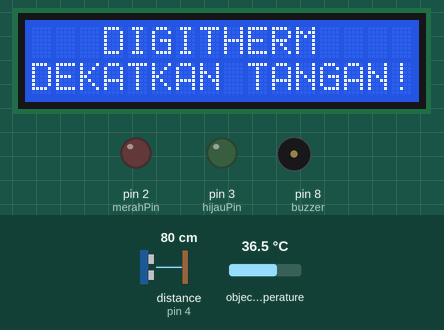
A sketch run on a simulated Arduino Uno, built with avr-gcc and run on an emulated ATmega328P. Parts: 16×2 character LCD, output pins drawn as LEDs (lit = HIGH), buzzer (waves = sounding, pin HIGH). Wiring (inferred from the names in the program): ultrasonic range finder: trigger pin 5; echo pin 4. Dashed ring = blinking. Inputs (shaded band) come from the test bench; at power-on: object temperature 36.5 °C, distance to the obstacle (sensor on pin 4) 80 cm. The echo pulse lasts 58.3 µs per cm; pins used as bus, display or sensor lines are not drawn; what the sketch prints to the serial monitor is not drawn.

Above: at 1.2 s.
1.3 s: object temperature set to 37.3 °C
At 1.95 s:
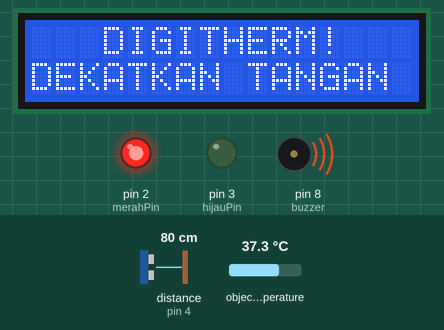
3.5 s: distance to the obstacle (sensor on pin 4) set to 8 cm
5.0 s: distance to the obstacle (sensor on pin 4) set to 5 cm
At 6.0 s:
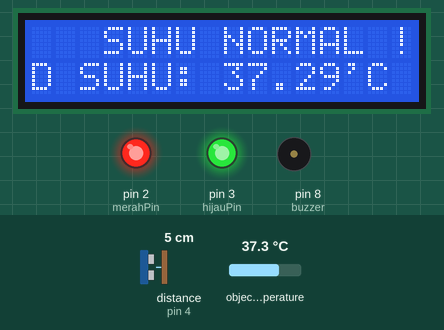
8.0 s: distance to the obstacle (sensor on pin 4) set to 9 cm
At 8.52 s:
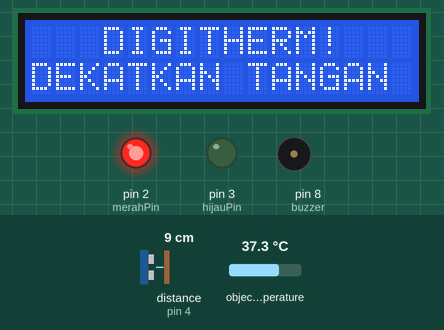
11.0 s: distance to the obstacle (sensor on pin 4) set to 2 cm
At 13.3 s:
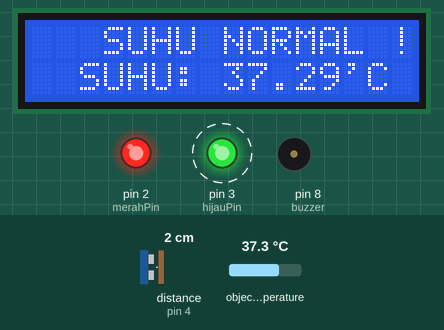
14.0 s: distance to the obstacle (sensor on pin 4) set to 250 cm
At 14.17 s:
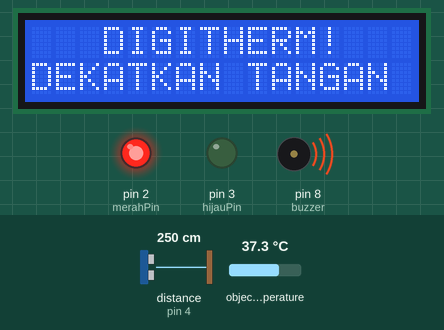
Timing chart, 0 to 18.0 s (numbered marks = the images above; inputs shaded):
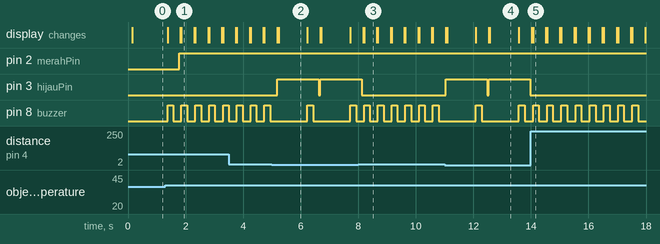

Measured:
- the behaviour switches between 36.9 and 37 °C on object temperature (found by bisection; images 0 and 1)
- the behaviour switches between 7 and 6 cm on distance to the obstacle (sensor on pin 4) (found by bisection; images 1 and 2)
- after the input at 1.3 s, pin 2 (merahPin): LOW → HIGH after 0.47 s; pin 8 (buzzer): alternates HIGH for 0.20 s and LOW for 0.28 s, starting after 0.07 s; the display: first changes after 0.07 s (image 1 shows a later state)
- after the input at 5.0 s, pin 3 (hijauPin): LOW → HIGH after 0.18 s, → LOW 1.4 s later, → HIGH 0.04 s later; pin 8 (buzzer): alternates HIGH for 0.20 s and LOW for 1.3 s, starting after 1.2 s; the display: first differs from a run without the input after 0.23 s (image 2)
- after the input at 8.0 s, pin 3 (hijauPin): goes on until 8.1 s, then stays LOW; pin 8 (buzzer): alternates HIGH for 0.20 s and LOW for 0.28 s, starting after 0.20 s; the display: first differs from a run without the input after 0.20 s (image 3)
- after the input at 11.0 s, pin 3 (hijauPin): alternates HIGH for 1.4 s and LOW for 0.04 s, starting at once; pin 8 (buzzer): alternates HIGH for 0.20 s and LOW for 1.3 s, starting after 1.1 s; the display: first differs from a run without the input after 0.09 s (image 4 shows a later state)
- after the input at 14.0 s, pin 3 (hijauPin): stops changing and stays LOW; pin 8 (buzzer): alternates HIGH for 0.20 s and LOW for 0.29 s, starting after 0.07 s; the display: first differs from a run without the input after 0.07 s (image 5)

The sketch:

sourcecode_tubesSBK.ino
```cpp
#include <Wire.h>
#include <LiquidCrystal_I2C.h>
#include <Adafruit_MLX90614.h>
Adafruit_MLX90614 mlx = Adafruit_MLX90614();
LiquidCrystal_I2C lcd (0x27, 16, 2);

//Deklarasi nomor pin

const int buzzer = 8;
const int merahPin = 2;
const int hijauPin = 3;
const int trigPin = 5;
const int echoPin = 4;

//Deklarasi variabel

long duration;
int temp;
int distance;
int safetyDistance;

void setup (){
  pinMode (buzzer, OUTPUT);
  pinMode (merahPin, OUTPUT);
  pinMode (hijauPin, OUTPUT);
  pinMode (trigPin, OUTPUT);
  pinMode (echoPin, INPUT);

  Serial.begin(9600);
  mlx.begin();
  lcd.init();
  lcd.backlight();

}

void loop(){
  //trigpin mode

  digitalWrite(trigPin, LOW);
  delayMicroseconds(2);

  //setting trigpin
  digitalWrite(trigPin, HIGH);
  delayMicroseconds(10);
  digitalWrite(trigPin, LOW);

  //BACA ECHO PIN DALAM MILISECOND
  duration = pulseIn(echoPin, HIGH);

  //BACA TEMP
  temp = mlx.readObjectTempC();

  //KALKULASI JARAK
  distance = duration * 0.034/2;
  safetyDistance = distance;

  //PERNYATAAN KONDISI

  if (safetyDistance <= 5){
    digitalWrite(hijauPin, HIGH);

    lcd.setCursor(0,0);
    lcd.print("   SUHU NORMAL !!           ");

    lcd.setCursor(1,1);
    lcd.print(" SUHU: ");
    lcd.print(mlx.readObjectTempC());
    lcd.print("'C     ");
    delay(1000);
    lcd.clear();

  }else {
    lcd.setCursor(0,0);
    lcd.print("   DIGITHERM");
    lcd.setCursor(0,1);
    lcd.print("DEKATKAN TANGAN !!       ");

    digitalWrite(buzzer, LOW);
    digitalWrite(hijauPin, LOW);
  }

//PERNYATAAN KONDISI 2

if (mlx.readObjectTempC() > 37){
  digitalWrite(buzzer, HIGH);
  delay(200);
  digitalWrite(buzzer, LOW);
  delay(200);

  digitalWrite(merahPin, HIGH);
  digitalWrite(hijauPin, LOW);

  lcd.setCursor(0,0);
    lcd.print("ANDA DEMAM !!          ");
    lcd.setCursor(1,1);
    lcd.print(" SUHU: ");
    lcd.print(mlx.readObjectTempC());
    lcd.print("'C    ");
} else {
  lcd.setCursor(0,0);
    lcd.print("   DIGITHERM");
    lcd.setCursor(0,1);
    lcd.print("DEKATKAN TANGAN!!    ");

    digitalWrite(buzzer, LOW);
    digitalWrite(hijauPin, LOW);
    digitalWrite(merahPin, LOW);

}

//print ke serial monitor

Serial.print("Jarak: ");
Serial.println(distance);
Serial.println(" cm");
Serial.print("Suhu: ");
Serial.println(temp);

}
```

sourcecode_tubesSBK.cpp
```cpp
#include <Wire.h>
#include <LiquidCrystal_I2C.h>
#include <Adafruit_MLX90614.h>
Adafruit_MLX90614 mlx = Adafruit_MLX90614();
LiquidCrystal_I2C lcd (0x27, 16, 2);

//Deklarasi nomor pin

const int buzzer = 8;
const int merahPin = 2;
const int hijauPin = 3;
const int trigPin = 5;
const int echoPin = 4;

//Deklarasi variabel

long duration;
int temp;
int distance;
int safetyDistance;

void setup (){
  pinMode (buzzer, OUTPUT);
  pinMode (merahPin, OUTPUT);
  pinMode (hijauPin, OUTPUT);
  pinMode (trigPin, OUTPUT);
  pinMode (echoPin, INPUT);

  Serial.begin(9600);
  mlx.begin();
  lcd.init();
  lcd.backlight();

}

void loop(){
  //trigpin mode

  digitalWrite(trigPin, LOW);
  delayMicroseconds(2);

  //setting trigpin
  digitalWrite(trigPin, HIGH);
  delayMicroseconds(10);
  digitalWrite(trigPin, LOW);

  //BACA ECHO PIN DALAM MILISECOND
  duration = pulseIn(echoPin, HIGH);

  //BACA TEMP
  temp = mlx.readObjectTempC();

  //KALKULASI JARAK
  distance = duration * 0.034/2;
  safetyDistance = distance;

  //PERNYATAAN KONDISI

  if (safetyDistance <= 5){
    digitalWrite(hijauPin, HIGH);

    lcd.setCursor(0,0);
    lcd.print("   SUHU NORMAL !!           ");

    lcd.setCursor(1,1);
    lcd.print(" SUHU: ");
    lcd.print(mlx.readObjectTempC());
    lcd.print("'C     ");
    delay(1000);
    lcd.clear();

  }else {
    lcd.setCursor(0,0);
    lcd.print("   DIGITHERM");
    lcd.setCursor(0,1);
    lcd.print("DEKATKAN TANGAN !!       ");

    digitalWrite(buzzer, LOW);
    digitalWrite(hijauPin, LOW);
  }

//PERNYATAAN KONDISI 2

if (mlx.readObjectTempC() > 37){
  digitalWrite(buzzer, HIGH);
  delay(200);
  digitalWrite(buzzer, LOW);
  delay(200);

  digitalWrite(merahPin, HIGH);
  digitalWrite(hijauPin, LOW);

  lcd.setCursor(0,0);
    lcd.print("ANDA DEMAM !!          ");
    lcd.setCursor(1,1);
    lcd.print(" SUHU: ");
    lcd.print(mlx.readObjectTempC());
    lcd.print("'C    ");
} else {
  lcd.setCursor(0,0);
    lcd.print("   DIGITHERM");
    lcd.setCursor(0,1);
    lcd.print("DEKATKAN TANGAN!!    ");

    digitalWrite(buzzer, LOW);
    digitalWrite(hijauPin, LOW);
    digitalWrite(merahPin, LOW);

}

//print ke serial monitor

Serial.print("Jarak: ");
Serial.println(distance);
Serial.println(" cm");
Serial.print("Suhu: ");
Serial.println(temp);

}
```
